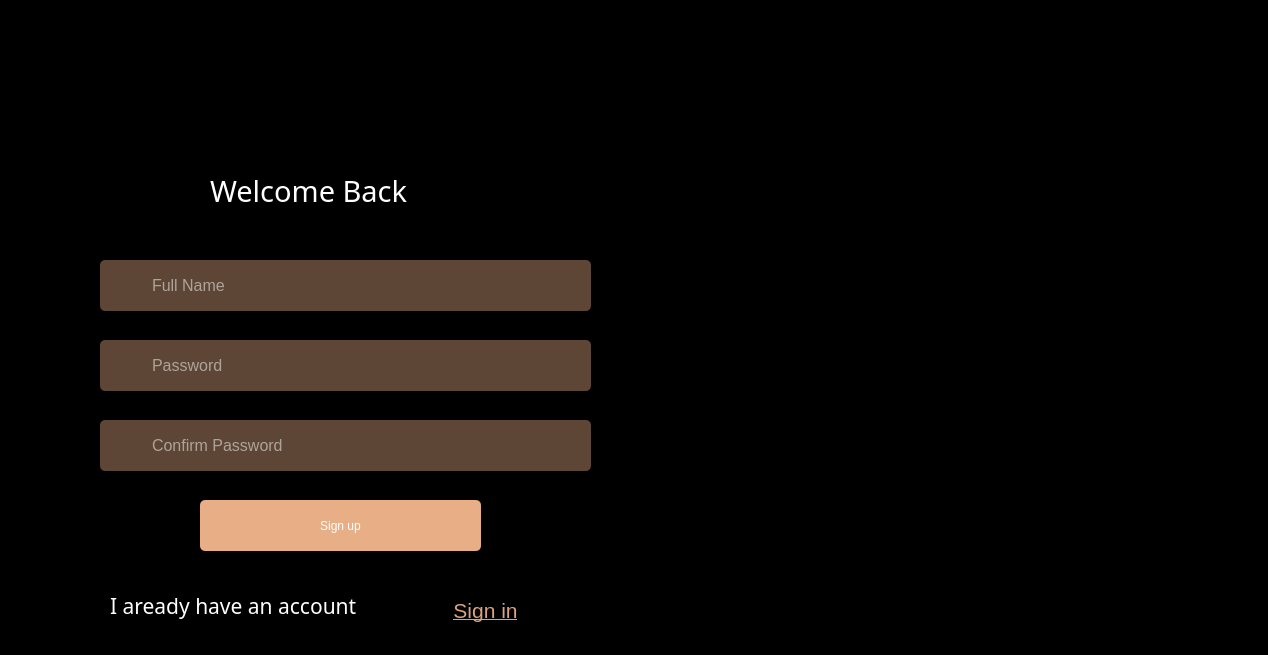
<?xml version="1.0" encoding="UTF-8"?>
<ui version="4.0">
 <class>Form</class>
 <widget class="QWidget" name="Form">
  <property name="geometry">
   <rect>
    <x>0</x>
    <y>0</y>
    <width>1268</width>
    <height>655</height>
   </rect>
  </property>
  <property name="windowTitle">
   <string>Form</string>
  </property>
  <property name="styleSheet">
   <string notr="true">background-color: rgb(0, 0, 0);</string>
  </property>
  <widget class="QLabel" name="label">
   <property name="geometry">
    <rect>
     <x>690</x>
     <y>0</y>
     <width>581</width>
     <height>671</height>
    </rect>
   </property>
   <property name="text">
    <string/>
   </property>
   <property name="pixmap">
    <pixmap>../image/c7b689d862fe6f74b6832b191f312dd6.jpg</pixmap>
   </property>
   <property name="scaledContents">
    <bool>true</bool>
   </property>
  </widget>
  <widget class="QLineEdit" name="input_password">
   <property name="geometry">
    <rect>
     <x>100</x>
     <y>330</y>
     <width>491</width>
     <height>71</height>
    </rect>
   </property>
   <property name="font">
    <font>
     <pointsize>-1</pointsize>
    </font>
   </property>
   <property name="styleSheet">
    <string notr="true">QLineEdit{   
  			width: 100%;
            padding: 10px 10px 10px 50px;
			margin: 10px 0;
            border: none;
            border-radius: 5px;
            outline: none;
            font-size: 16px;
			color: rgb(255, 255, 255);
			background-color: rgba(232, 174, 133,0.4);
			
}
QLineEdit:focus {
                border: 2px solid rgb(232, 174, 133);
            }


</string>
   </property>
   <property name="echoMode">
    <enum>QLineEdit::Password</enum>
   </property>
   <property name="placeholderText">
    <string>Password</string>
   </property>
  </widget>
  <widget class="QPushButton" name="Sign_In_Button">
   <property name="geometry">
    <rect>
     <x>420</x>
     <y>590</y>
     <width>131</width>
     <height>41</height>
    </rect>
   </property>
   <property name="font">
    <font>
     <family>MS Shell Dlg 2</family>
     <pointsize>16</pointsize>
     <weight>9</weight>
     <italic>false</italic>
     <bold>false</bold>
     <underline>true</underline>
    </font>
   </property>
   <property name="cursor">
    <cursorShape>PointingHandCursor</cursorShape>
   </property>
   <property name="styleSheet">
    <string notr="true">background-color:none;
color: rgb(218, 162, 125);
border: none;
font: 75 16pt &quot;MS Shell Dlg 2&quot;;
text-decoration: underline;
</string>
   </property>
   <property name="text">
    <string>Sign in</string>
   </property>
  </widget>
  <widget class="QLineEdit" name="input_username">
   <property name="geometry">
    <rect>
     <x>100</x>
     <y>250</y>
     <width>491</width>
     <height>71</height>
    </rect>
   </property>
   <property name="font">
    <font>
     <pointsize>-1</pointsize>
    </font>
   </property>
   <property name="styleSheet">
    <string notr="true">QLineEdit{   
  			width: 100%;
            padding: 10px 10px 10px 50px;
			margin: 10px 0;
            border: none;
            border-radius: 5px;
            outline: none;
            font-size: 16px;
			color: rgb(255, 255, 255);
			background-color: rgba(232, 174, 133,0.4);
}
QLineEdit:focus {
                border: 2px solid rgb(232, 174, 133);
            }


</string>
   </property>
   <property name="placeholderText">
    <string>Full Name</string>
   </property>
  </widget>
  <widget class="QPushButton" name="Create_Button">
   <property name="geometry">
    <rect>
     <x>200</x>
     <y>500</y>
     <width>281</width>
     <height>51</height>
    </rect>
   </property>
   <property name="cursor">
    <cursorShape>PointingHandCursor</cursorShape>
   </property>
   <property name="styleSheet">
    <string notr="true">


QPushButton {
               width: 100%;
            padding: 10px;
            border: none;
			color: rgb(255, 255, 255);
			background-color: rgb(232, 174, 133);
            border-radius: 5px;
			font: 81 16pt &quot;Tajawal ExtraBold&quot;;
            }
QPushButton:hover {
background-color: rgb(190, 141, 109);

            }
</string>
   </property>
   <property name="text">
    <string>Sign up</string>
   </property>
  </widget>
  <widget class="QLabel" name="label_6">
   <property name="geometry">
    <rect>
     <x>110</x>
     <y>590</y>
     <width>321</width>
     <height>31</height>
    </rect>
   </property>
   <property name="font">
    <font>
     <family>Open Sans Extra</family>
     <pointsize>16</pointsize>
     <weight>10</weight>
     <italic>false</italic>
     <bold>false</bold>
    </font>
   </property>
   <property name="styleSheet">
    <string notr="true">color: rgb(255, 255, 255);
font: 81 16pt &quot;Open Sans Extra&quot;;</string>
   </property>
   <property name="text">
    <string>I aready have an account</string>
   </property>
  </widget>
  <widget class="QLabel" name="label_7">
   <property name="geometry">
    <rect>
     <x>250</x>
     <y>0</y>
     <width>151</width>
     <height>131</height>
    </rect>
   </property>
   <property name="text">
    <string/>
   </property>
   <property name="pixmap">
    <pixmap>../image/٢٠٢٥٠١٣١_١٦٢٦٥٤-removebg-preview.png</pixmap>
   </property>
   <property name="scaledContents">
    <bool>true</bool>
   </property>
  </widget>
  <widget class="QLineEdit" name="input_confirmpassword">
   <property name="geometry">
    <rect>
     <x>100</x>
     <y>410</y>
     <width>491</width>
     <height>71</height>
    </rect>
   </property>
   <property name="font">
    <font>
     <pointsize>-1</pointsize>
    </font>
   </property>
   <property name="styleSheet">
    <string notr="true">QLineEdit{   
  			width: 100%;
            padding: 10px 10px 10px 50px;
			margin: 10px 0;
            border: none;
            border-radius: 5px;
            outline: none;
            font-size: 16px;
			color: rgb(255, 255, 255);
			background-color: rgba(232, 174, 133,0.4);
			
}
QLineEdit:focus {
                border: 2px solid rgb(232, 174, 133);
            }


</string>
   </property>
   <property name="echoMode">
    <enum>QLineEdit::Password</enum>
   </property>
   <property name="placeholderText">
    <string>Confirm Password</string>
   </property>
  </widget>
  <widget class="QLabel" name="label_4">
   <property name="geometry">
    <rect>
     <x>210</x>
     <y>160</y>
     <width>251</width>
     <height>61</height>
    </rect>
   </property>
   <property name="font">
    <font>
     <family>Tajawal ExtraBold</family>
     <pointsize>22</pointsize>
     <weight>10</weight>
     <italic>false</italic>
     <bold>false</bold>
    </font>
   </property>
   <property name="styleSheet">
    <string notr="true">color: rgb(255, 255, 255);
font: 81 22pt &quot;Tajawal ExtraBold&quot;;</string>
   </property>
   <property name="text">
    <string>Welcome Back</string>
   </property>
  </widget>
  <widget class="QPushButton" name="ExitButton">
   <property name="geometry">
    <rect>
     <x>1230</x>
     <y>10</y>
     <width>31</width>
     <height>31</height>
    </rect>
   </property>
   <property name="cursor">
    <cursorShape>PointingHandCursor</cursorShape>
   </property>
   <property name="styleSheet">
    <string notr="true">QPushButton{
            width: 30px;
			height:30px;
            border: none;
			background-color: transparent; 
           border-radius: 15px;
}
QPushButton:hover {
background-color: rgba(232, 174, 133,0.8);
}
</string>
   </property>
   <property name="text">
    <string/>
   </property>
   <property name="icon">
    <iconset>
     <normaloff>C:/Users/Dr. Rod/Desktop/Year2/python/image/no.png</normaloff>C:/Users/Dr. Rod/Desktop/Year2/python/image/no.png</iconset>
   </property>
   <property name="iconSize">
    <size>
     <width>30</width>
     <height>30</height>
    </size>
   </property>
  </widget>
  <widget class="QLabel" name="label_9">
   <property name="geometry">
    <rect>
     <x>110</x>
     <y>270</y>
     <width>31</width>
     <height>31</height>
    </rect>
   </property>
   <property name="styleSheet">
    <string notr="true">background-color: none;</string>
   </property>
   <property name="text">
    <string/>
   </property>
   <property name="pixmap">
    <pixmap>../image/user (3).png</pixmap>
   </property>
   <property name="scaledContents">
    <bool>true</bool>
   </property>
  </widget>
  <widget class="QLabel" name="label_12">
   <property name="geometry">
    <rect>
     <x>110</x>
     <y>350</y>
     <width>31</width>
     <height>31</height>
    </rect>
   </property>
   <property name="styleSheet">
    <string notr="true">background-color: none;</string>
   </property>
   <property name="text">
    <string/>
   </property>
   <property name="pixmap">
    <pixmap>../image/padlock (1).png</pixmap>
   </property>
   <property name="scaledContents">
    <bool>true</bool>
   </property>
  </widget>
  <widget class="QLabel" name="label_11">
   <property name="geometry">
    <rect>
     <x>110</x>
     <y>430</y>
     <width>31</width>
     <height>31</height>
    </rect>
   </property>
   <property name="styleSheet">
    <string notr="true">background-color: none;</string>
   </property>
   <property name="text">
    <string/>
   </property>
   <property name="pixmap">
    <pixmap>../image/confirm (2).png</pixmap>
   </property>
   <property name="scaledContents">
    <bool>true</bool>
   </property>
  </widget>
 </widget>
 <resources/>
 <connections/>
</ui>
